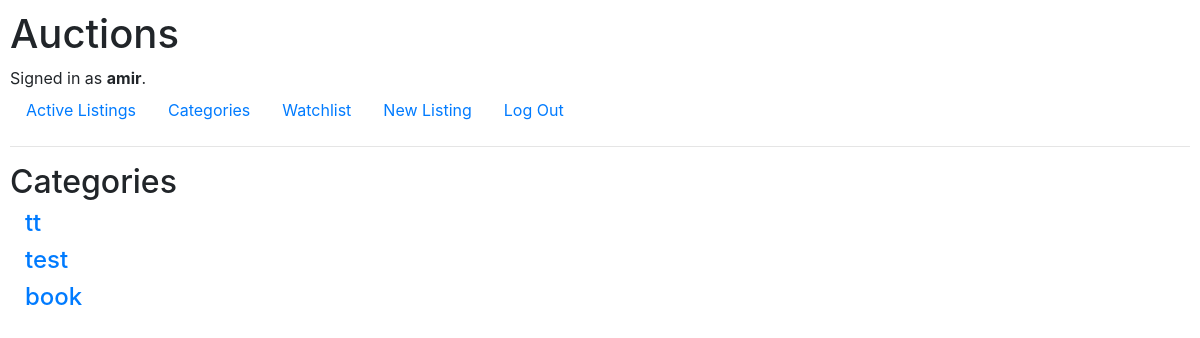
The page /categories (signed in) on the database its author committed.
### auctions/models.py (models this page shows, shortened)
class User(AbstractUser):
    def __str__(self):
        return f"id: {self.id}, username: {self.username}, email: {self.email}"

class Categories(models.Model):
    category = models.CharField(max_length=50)

### auctions/views.py (the view)
# urls.py: path("categories", views.categories, name="categories"),
def categories(request):
    category = Categories.objects.all()
    content = {
        "categories": category
    }
    return render(request, "auctions/categories.html", content)

### auctions/templates/auctions/categories.html
{% extends "auctions/layout.html" %}
{% block body %}
<h2>Categories</h2>
<div class="col-12">
    {% if categories %}
        {% for category in categories %}
            <h4> <a href="{% url 'categories_title' category.category %}"> {{ category.category }} </a> </h4>
        {% endfor %}
    {% else %}
        <h4>Ops! there is no categories!!</h4>
    {% endif %}
</div>
{% endblock %}

### auctions/templates/auctions/layout.html (shortened to what this page needs)
{% load static %}
<!DOCTYPE html>
<html lang="en">
    <head>
        <link rel="stylesheet" href="https://stackpath.bootstrapcdn.com/bootstrap/4.4.1/css/bootstrap.min.css">
        <link href="{% static 'auctions/styles.css' %}" rel="stylesheet">
    </head>
    <body>
        <h1>Auctions</h1>
        <div>
            {% if user.is_authenticated %}
                Signed in as <strong>{{ user.username }}</strong>.
            {% else %}
                Not signed in.
            {% endif %}
        </div>
        <ul class="nav">
            <li class="nav-item">
                <a class="nav-link" href="{% url 'index' %}">Active Listings</a>
            </li>
            <li class="nav-item">
                <a class="nav-link" href="{% url 'categories' %}">Categories</a>
            </li>
            {% if user.is_authenticated %}
                <li class="nav-item">
                    <a class="nav-link" href="{% url 'watchlist' %}">Watchlist</a>
                </li>
                <li class="nav-item">
                    <a class="nav-link" href="{% url 'new_listing' %}">New Listing<a/>
                </li>
                <li class="nav-item">
                    <a class="nav-link" href="{% url 'logout' %}">Log Out</a>
                </li>
            {% endif %}
        </ul>
        <hr>
        {% block body %}
        {% endblock %}
    </body>
</html>

### auctions/static/auctions/styles.css (style rules this page uses)
body { padding: 10px; }

### rows shown on the page
User: username "amir"
Categories: category "tt"
Categories: category "test"
Categories: category "book"
